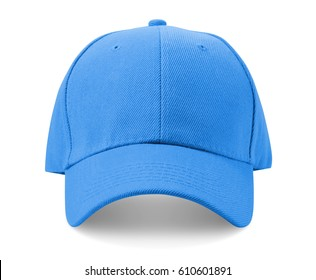
#> input picture Input/blue_cap.jpg, 316 x 280 px
$ python -i corner_detection.py   (imports and definitions only)
#> lines starting #> are read from the running program, lines starting #| are printed output that depends on the picture; after the words box and inside, x2 and y2 are one past the last pixel; in counts of white or black regions, pixels touching at a corner belong together
import numpy as np  # Import numpy for array operations
import cv2 as cv  # Import OpenCV

class CornerDetection:
    def __init__(self, path):
        """
        Initialize the CornerDetection class with an image path.

        :param path: Path to the input image for corner detection.
        """
        self.image_path = path

    def detect(self):
        """
        Detect corners in the input image using the Harris corner detection algorithm.

        For arguments for cornerHarris:
          img - Input image. It should be grayscale and float32 type.
          blockSize - It is the size of the neighborhood considered for corner detection.
          ksize - Aperture parameter of the Sobel derivative used.
          k - Harris detector free parameter in the equation.
        """
        img = cv.imread(self.image_path)  # Read the input image
#> img is the input picture: shape (280, 316, 3); mean B, G, R 238.7, 208.5, 177.8
        gray = cv.cvtColor(img, cv.COLOR_BGR2GRAY)  # Convert the image to grayscale
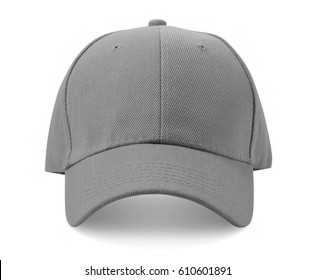
#> gray: shape (280, 316); min 0, max 255, mean 202.8
        gray = np.float32(gray)  # Convert grayscale to float32

        dst = cv.cornerHarris(gray, 2, 3, 0.04)  # Perform Harris corner detection
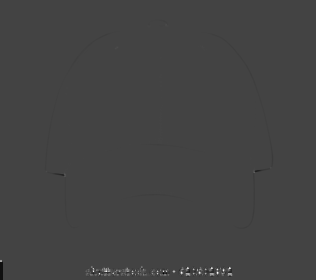
#> dst: shape (280, 316) float32; min -55375048, max 152510752, mean 120730.5; drawn with min black and max white
        # Result is dilated for marking the corners, not important
        dst = cv.dilate(dst, None)
        # Threshold for an optimal value, it may vary depending on the image.
        img[dst > 0.01 * dst.max()] = [0, 0, 255]  # Mark detected corners in red
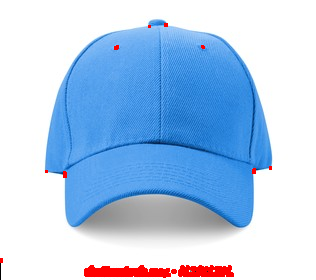
#> img: shape (280, 316, 3); 1.79% of pixels changed, all inside (x1, y1, x2, y2) = (0, 23, 272, 278)
        cv.imshow('dst', img)  # Display the image with detected corners
        if cv.waitKey(0) & 0xff == 27:
#> (key Esc is pressed here)
            cv.destroyAllWindows()  # Close the window on pressing the 'Esc' key

>>> result = CornerDetection('../../Input/blue_cap.jpg').detect()
